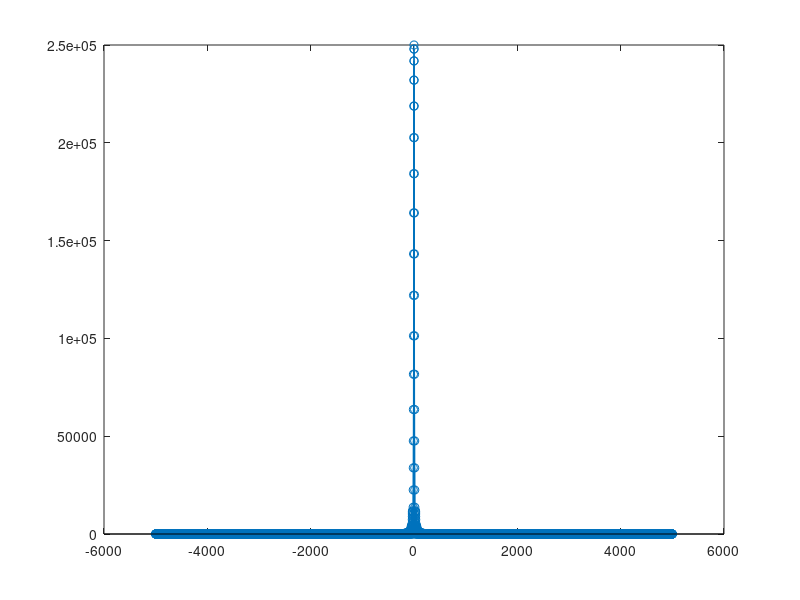

This chart was generated by the following MATLAB code:
N = 10000;
M = 500;
n = 0:N-1;
x = zeros(1, N);
for i=1:M
    x(i) = i;
    x(M+i) = M-i;
end

X = fft(x);
stem(n-N/2, fftshift(abs(X)));